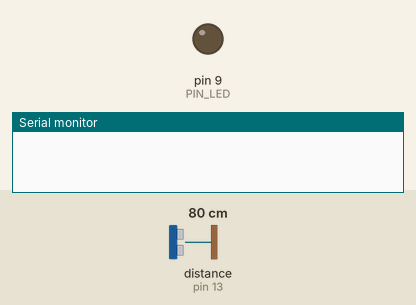
Bench run of a sketch on a simulated Arduino Uno, built with avr-gcc and run on an emulated ATmega328P. Parts: output pins drawn as LEDs (lit = HIGH), the last lines printed to the serial monitor. Wiring (inferred from the names in the program): ultrasonic range finder: trigger pin 12; echo pin 13. The inputs (shaded band) are chosen by the test bench; at power-on: distance to the obstacle (sensor on pin 13) 80 cm. The echo pulse lasts 58.3 µs per cm; pins used as bus, display or sensor lines are not drawn.

Above: at 0.05 s.
At 1.2 s:
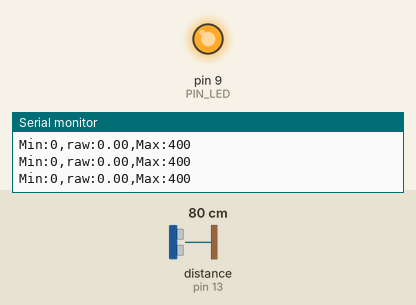
1.3 s: distance to the obstacle (sensor on pin 13) set to 18 cm
At 1.8 s:
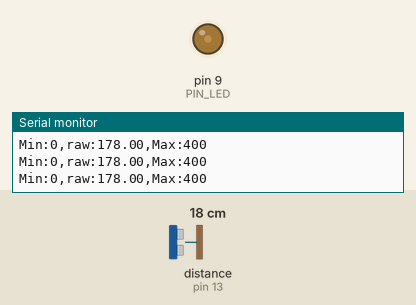
Timing chart, 0 to 4.3 s (numbered marks = the images above; inputs shaded):
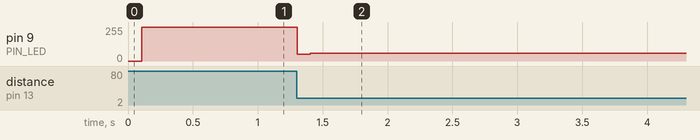

The sketch:

08_example_2.ino
```cpp
// Arduino pin assignment
#define PIN_LED 9
#define PIN_TRIG 12
#define PIN_ECHO 13

// configurable parameters
#define SND_VEL 346.0 // sound velocity at 24 celsius degree (unit: m/s)
#define INTERVAL 100 // sampling interval (unit: ms)
#define _DIST_MIN 100 // minimum distance to be measured (unit: mm)
#define _DIST_MAX 300 // maximum distance to be measured (unit: mm)

// global variables
float timeout; // unit: us
float dist_min, dist_max, dist_raw; // unit: mm
unsigned long last_sampling_time; // unit: ms
float scale; // used for pulse duration to distance conversion
//float distance_percent = 0.0;
int bright_level = 0;

int prev_dist = 0;
int filtred_dist;

void setup() {
// initialize GPIO pins
  pinMode(PIN_LED, OUTPUT);
  pinMode(PIN_TRIG, OUTPUT);
  digitalWrite(PIN_TRIG, LOW);
  pinMode(PIN_ECHO, INPUT);

// initialize USS related variables
  dist_min = _DIST_MIN;
  dist_max = _DIST_MAX;
  timeout = (INTERVAL / 2) * 1000.0; // precalculate pulseIn() timeout value. (unit: us)
  dist_raw = 0.0; // raw distance output from USS (unit: mm)
  scale = 0.001 * 0.5 * SND_VEL;

// initialize serial port
  Serial.begin(115200);

// initialize last sampling time
  last_sampling_time = 0;
}

void loop() {
// wait until next sampling time.
// millis() returns the number of milliseconds since the program started. Will overflow after 50 days.
  if(millis() < last_sampling_time + INTERVAL) return;

// get a distance reading from the USS
  dist_raw = USS_measure(PIN_TRIG, PIN_ECHO);
  dist_raw = filter_dist(dist_raw);

// output the read value to the serial port
  Serial.print("Min:0,");
  Serial.print("raw:");
  Serial.print(dist_raw);
  Serial.print(",");
  Serial.println("Max:400");

// turn on the LED if the distance is between dist_min and dist_max
  if (dist_raw < dist_min || dist_raw > dist_max) {
    analogWrite(PIN_LED, 255);
  }
  else {
    if (dist_raw - dist_min <= 100) {
      bright_level = (dist_raw - dist_min) * 255 / 100;
    } else {
      bright_level = (dist_max - dist_raw) * 255 / 100;
    }
//    Serial.print("bright level: ");
//    Serial.println(255 - bright_level);
    analogWrite(PIN_LED, 255 - bright_level);
  }

// do something here
  delay(50); // Assume that it takes 50ms to do something.

// update last sampling time
  last_sampling_time += INTERVAL;
}

int filter_dist(int dist) {
  int filtered_dist = 0;
  if (dist_min < dist && dist < dist_max) {
    prev_dist = dist;
  }
  filtered_dist = prev_dist;

  return filtered_dist;
}

// get a distance reading from USS. return value is in millimeter.
float USS_measure(int TRIG, int ECHO)
{
  float reading;
  digitalWrite(TRIG, HIGH);
  delayMicroseconds(10);
  digitalWrite(TRIG, LOW);
  reading = pulseIn(ECHO, HIGH, timeout) * scale; // unit: mm
  if(reading < dist_min || reading > dist_max) reading = 0.0; // return 0 when out of range.
  return reading;
  // Pulse duration to distance conversion example (target distance = 17.3m)
  // - round trip distance: 34.6m
  // - expected pulse duration: 0.1 sec, or 100,000us
  // - pulseIn(ECHO, HIGH, timeout) * 0.001 * 0.5 * SND_VEL
  //           = 100,000 micro*sec * 0.001 milli/micro * 0.5 * 346 meter/sec
  //           = 100,000 * 0.001 * 0.5 * 346 * micro * sec * milli * meter
  //                                           ----------------------------
  //                                           micro * sec
  //           = 100 * 173 milli*meter = 17,300 mm = 17.3m
  // pulseIn() returns microseconds.
}
```

Measured:
- after the input at 1.3 s, pin 9 (PIN_LED): 255/255 → 49/255 at once, → 57/255 0.10 s later
